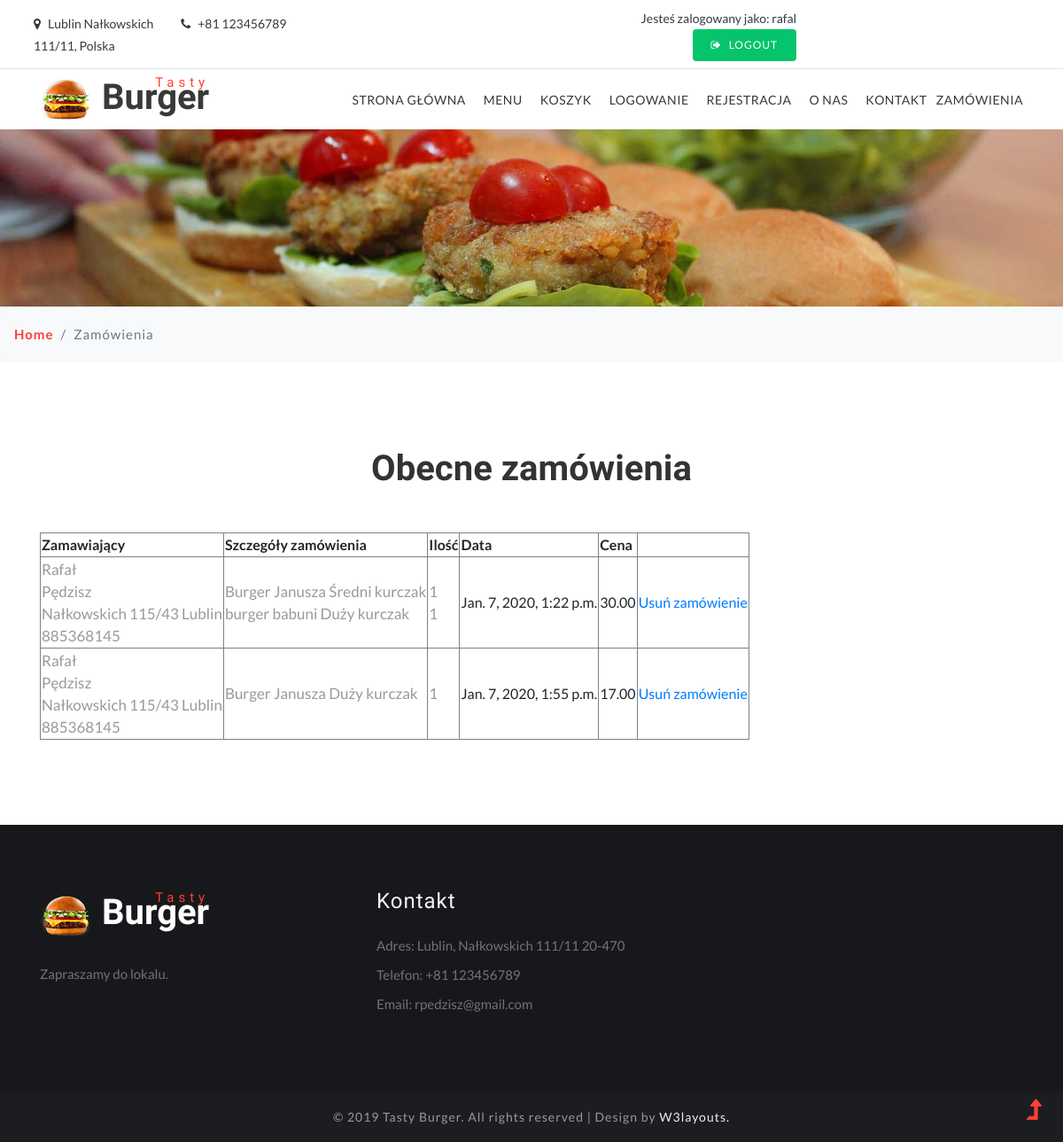
Page /bar/zamowienia (signed in) on the committed database.
### bar/models.py (models this page shows, shortened)
class Order(models.Model):
    user = models.ForeignKey(settings.AUTH_USER_MODEL, on_delete=models.CASCADE)
    user_extended = models.ForeignKey(UserExtended, on_delete=models.CASCADE)
    cart = models.OneToOneField(Cart, on_delete=models.CASCADE)
    order_time = models.DateTimeField(auto_now_add=True)
    ukonczone = models.BooleanField(default=False)

class UserExtended(models.Model):
    class Meta: verbose_name_plural = 'Users Extended'
    user = models.OneToOneField(User, on_delete=models.CASCADE)
    imie = models.CharField(verbose_name=u"imie", max_length=50)
    nazwisko = models.CharField(verbose_name=u"nazwisko", max_length=50)
    adres = models.CharField(verbose_name=u"adres", max_length=150)
    miasto = models.CharField(verbose_name=u"miasto", max_length=150)
    telefon = models.IntegerField(verbose_name=u"telefon")

class CartItem(models.Model):
    item = models.ForeignKey(Burger, on_delete=models.CASCADE)
    mieso = models.ForeignKey(Mieso, on_delete=models.CASCADE)
    rozmiar = models.ForeignKey(Rozmiar, on_delete=models.CASCADE)
    cena_total =  models.DecimalField(max_digits=5, decimal_places=2)
    ilosc = models.IntegerField(default=1)
    user = models.ForeignKey(settings.AUTH_USER_MODEL, on_delete=models.CASCADE, blank=True, null=True)
    ukonczone = models.BooleanField(default=False)

class Burger(models.Model):
    class Meta: verbose_name_plural = 'Burgery'
    obraz = models.CharField(verbose_name='obraz', max_length=100)
    nazwa = models.CharField(verbose_name='Burger', max_length=100)
    opis = models.CharField(verbose_name='Opis', max_length=255)
    cena = models.DecimalField(max_digits=5, decimal_places=2)
    skladniki = models.ManyToManyField(Skladnik)

class Rozmiar(models.Model):
    class Meta: verbose_name_plural = 'Rozmiary'
    nazwa = models.CharField(verbose_name='rozmiar', max_length=100)
    cena = models.DecimalField(max_digits=5, decimal_places=2)
    def __str__(self):
        return self.nazwa

class Mieso(models.Model):
    class Meta: verbose_name_plural = 'Mieso'
    nazwa = models.CharField(verbose_name='mieso', max_length=100)
    cena = models.DecimalField(max_digits=5, decimal_places=2)
    def __str__(self):
        return self.nazwa

class Cart(models.Model):
    user = models.ForeignKey(settings.AUTH_USER_MODEL, on_delete=models.CASCADE)
    items = models.ManyToManyField(CartItem)
    ukonczone = models.BooleanField(default=False)
    cena_total_cart = models.DecimalField(max_digits=5, decimal_places=2)
    def get_items(self):
        return self.items.all()

### bar/views.py (the view)
# urls.py: path('/zamowienia', views.zamowienia, name='zamowienia'),
def zamowienia(request):
    if request.user.is_authenticated:
        if request.user.is_superuser:
            orders = Order.objects.filter(ukonczone=False).order_by('order_time')
            uzytkownik = request.user
            kontekst = {
                'uzytkownik' : uzytkownik,
                'orders' : orders,
            }
            return render(request, 'zamowienia.html', kontekst)
        else:
            HttpResponse("Strona dostępna tylko dla adminów")
    else:
        HttpResponse("Zaloguj sie")

### templates/zamowienia.html (shortened to what this page needs)
<!DOCTYPE html>
<html lang="zxx">
<head>
 {% load static %}
	<link rel="stylesheet" href="{% static "css/bootstrap.css" %}">
	<link rel="stylesheet" href="{% static "css/style.css" %}" type="text/css" media="all" />
	<link href="{% static "css/font-awesome.min.css" %}" rel="stylesheet">
</head>
<body>
	<header id="home">
		<div class="top-bar py-2 border-bottom">
			<div class="container">
				<div class="row middle-flex">
					<div class="col-xl-7 col-md-5 top-social-agile mb-md-0 mb-1 text-lg-left text-center">
						<div class="row">
							<div class="col-xl-3 col-6 header-top_w3layouts">
								<p class="text-da">
									<span class="fa fa-map-marker mr-2"></span>Lublin Nałkowskich 111/11, Polska
								</p>
							</div>
							<div class="col-xl-3 col-6 header-top_w3layouts">
								<p class="text-da">
									<span class="fa fa-phone mr-2"></span>+81 123456789
								</p>
							</div>
							<div class="col-xl-6"></div>
						</div>
					</div>
					<div class="col-xl-5 col-md-7 top-social-agile text-md-right text-center pr-sm-0 mt-md-0 mt-2">
						<div class="row middle-flex">
							<div class="col-lg-5 col-4 top-w3layouts p-md-0 text-right">
								{% block content1 %}
                                {% if uzytkownik.is_authenticated %}
                                    <p class="text-da">
                                    Jesteś zalogowany jako: {{ uzytkownik.username }}
                                    </p>
                                    <a href="{% url 'wyloguj' %}" class="btn login-button-2 text-uppercase text-wh">
									<span class="fa fa-sign-out mr-2"></span>Logout</a>
                                    {% else %}
                                    <a href="/bar/logowanie" class="btn login-button-2 text-uppercase text-wh">
									<span class="fa fa-sign-in mr-2"></span>Login</a>
                                    {% endif %}
                                {% endblock %}
							</div>
							<div class="col-lg-7 col-8 social-grid-w3">
							</div>
						</div>
					</div>
				</div>
			</div>
		</div>
	</header>
	<div class="main-top py-1">
		<div class="container">
			<div class="nav-content">
				<h1>
					<a id="logo" class="logo" href="">
						<img src="{% static "images/logo.png" %}" alt="" class="img-fluid"><span>Tasty</span> Burger
					</a>
				</h1>
				<div class="nav_web-dealingsls">
					<nav>
						<ul class="menu">
							<li><a href="/bar">Strona główna</a></li>
							<li><a href="/bar/menu">Menu</a></li>
                            <li><a href="/bar/koszyk">Koszyk</a></li>
                            <li><a href="/bar/logowanie">Logowanie</a></li>
                            <li><a href="/bar/rejestracja">Rejestracja</a></li>
                            <li><a href="/bar/onas">O nas</a></li>
							<li><a href="/bar/kontakt">Kontakt</a></li>
                            {% block content %}
                            {% if uzytkownik.is_superuser %}
                                <li><a href="{% url 'zamowienia' %}">Zamówienia</a></li>
                            {% endif %}
                            {% endblock %}
						</ul>
					</nav>
				</div>
			</div>
		</div>
	</div>
	<div class="main-banner-2">
	</div>
	<div class="breadcrumb-agile bg-light py-2">
		<ol class="breadcrumb bg-light m-0">
			<li class="breadcrumb-item">
				<a href="/bar">Home</a>
			</li>
			<li class="breadcrumb-item active" aria-current="page">Zamówienia</li>
		</ol>
	</div>
	<section class="portfolio py-5">
		<div class="container py-xl-5 py-lg-3">
			<div class="title-section text-center mb-md-5 mb-4">
				<h3 class="w3ls-title mb-3">Obecne zamówienia </h3>
			</div>
            <table border="1">
{% block zamowienia %}
<th>Zamawiający</th>
    <th>Szczegóły zamówienia</th>
    <th>Ilość</th>
        <th>Data</th>
        <th>Cena</th>
    {% for order in orders %}
<tr>
    <td>
       <p> {{ order.user_extended.imie }} </p>
        <p>{{ order.user_extended.nazwisko }}</p>
        <p>{{ order.user_extended.adres }} {{ order.user_extended.miasto }}</p>
        <p> {{ order.user_extended.telefon }}</p>
    </td>
    <td>
    {% for cartitem in order.cart.get_items %}
    <p>{{ cartitem.item.nazwa }} {{ cartitem.rozmiar }} {{ cartitem.mieso }} </p>
        {% endfor %}
    </td>
    <td>
        {% for cartitem in order.cart.get_items %}
    <p>{{ cartitem.ilosc }}</p>
        {% endfor %}
    </td>
    <td>
       {{ order.order_time }}
        </td>
    <td>
       {{ order.cart.cena_total_cart }}
        </td>
    <td>
        <a href="{% url 'usun_z_zamowien' order.id %}">Usuń zamówienie</a>
    </td>
</tr>
{% endfor %}
</table>
{% endblock %}
		</div>
	</section>
	<footer class="py-5">
		<div class="container py-xl-4">
			<div class="row footer-top">
				<div class="col-lg-4 footer-grid_section_1its footer-text">
					<h2>
						<a class="logo text-wh" href="">
							<img src="{% static "images/logo.png" %}" alt="" class="img-fluid"><span>Tasty</span> Burger
						</a>
					</h2>
					<p class="mt-lg-4 mt-3 mb-lg-5 mb-4">Zapraszamy do lokalu.</p>
				</div>
				<div class="col-lg-4 footer-grid_section_1its my-lg-0 my-sm-4 my-4">
					<div class="footer-title">
						<h3>Kontakt</h3>
					</div>
					<div class="footer-text mt-4">
						<p>Adres: Lublin, Nałkowskich 111/11 20-470 </p>
						<p class="my-2">Telefon: +81 123456789</p>
						<p>Email: <a href="mailto:rpedzisz@gmail.com">rpedzisz@gmail.com</a></p>
					</div>
				</div>
			</div>
		</div>
	</footer>
	<div class="cpy-right text-center py-3">
		<p>© 2019 Tasty Burger. All rights reserved | Design by
			<a href="http://w3layouts.com"> W3layouts.</a>
		</p>
	</div>
	<a href="#home" class="move-top text-center">
		<span class="fa fa-level-up" aria-hidden="true"></span>
	</a>
</body>
</html>

### bar/static/css/style.css (style rules this page uses)
body { padding: 0; margin: 0; background: #FFF; font-family: 'Lato', sans-serif; }
h1, h2, h3, h4, h5, h6 { margin: 0; padding: 0; font-family: 'Barlow Semi Condensed', sans-serif; }
p { margin: 0; padding: 0; font-size: 17px; line-height: 25px; color: #999; font-family: 'Lato', sans-serif; font-weight: normal; }
ul, ol { margin: 0; padding: 0; }
.text-wh { color: #fff; }
.text-da { color: #343a40; }
html { scroll-behavior: smooth; }
a.move-top { position: fixed; bottom: 1.5%; right: 2%; z-index: 0; }
a.move-top span { color: #ff3f34; font-size: 30px; }
.header-top_w3layouts { padding: 0 .5em; }
nav li:last-child { margin: 0; }
.header-top_w3layouts p, .header-w3layouts p, .top-w3layouts p { font-size: 14px; }
a.login-button-2 { letter-spacing: 1px; font-size: 12px; background: #05c46b; padding: 8px 20px; border-radius: 4px; color: #fff; }
.middle-flex { align-items: center; }
.nav-content { display: flex; align-items: center; }
.nav_web-dealingsls { margin-left: auto; }
nav { margin: 0; padding: 0; }
nav:after { content: ""; display: table; clear: both; }
nav ul { padding: 0; margin: 0; list-style: none; position: relative; }
nav ul li { display: inline-block; float: left; }
nav li { margin: 0 10px; }
nav a { color: #3a3939; font-weight: 400; font-size: 14px; display: inline-block; text-transform: uppercase; letter-spacing: .5px; }
li>a:only-child:after { content: ''; }
a.logo { color: #3a3939; font-size: 40px; padding: 0; font-weight: bold; position: relative; }
a.logo span { color: #ff3f34; font-size: 15px; letter-spacing: 5px; font-weight: 500; position: absolute; right: 0; top: -2px; }
h3.w3ls-title { font-size: 40px; font-weight: 600; color: #333; }
.w3ls-bnrbtm, .single-page, .portfolio, .ab-info-main,.about-bottom { position: relative; z-index: 1; background: #fff; }
footer { background: #17181b; }
h2 a.logo { color: #fff; }
.footer-text p, .footer-text p a, .contact-info p { color: #727377; font-size: 15px; }
.footer-title h3 { font-size: 24px; color: #f3f3f3; letter-spacing: 1px; }
.cpy-right { background: #1c1d21; }
.cpy-right p { letter-spacing: 1px; font-size: 14px; }
.cpy-right p a { color: #eee; }
.main-banner-2 { background: url(../images/inner-bg.jpg) no-repeat center; background-size: cover; -webkit-background-size: cover; -moz-background-size: cover; -o-background-size: cover; -ms-background-size: cover; min-height: 300px; }
.breadcrumb-agile { box-shadow: 2px 3px 12px 1px rgba(0, 0, 0, 0.15); }
.breadcrumb li a { color: #ff3f34; font-weight: bold; }
.breadcrumb li { letter-spacing: 1px; color: #000; font-size: 15px; }
@media (max-width: 1440px) { .main-banner-2 { min-height: 250px; } }
@media (max-width: 1280px) { .main-banner-2 { min-height: 200px; } }

### rows in the picture
Order: user_extended.imie "Rafał", user_extended.nazwisko "Pędzisz", user_extended.adres "Nałkowskich 115/43", user_extended.miasto "Lublin", user_extended.telefon "885368145", order_time "Jan. 7, 2020, 1:22 p.m.", cart.cena_total_cart "30.00"
CartItem: item.nazwa "Burger Janusza", rozmiar "Średni", mieso "kurczak", ilosc "1"
CartItem: item.nazwa "burger babuni", rozmiar "Duży", mieso "kurczak", ilosc "1"
Order: user_extended.imie "Rafał", user_extended.nazwisko "Pędzisz", user_extended.adres "Nałkowskich 115/43", user_extended.miasto "Lublin", user_extended.telefon "885368145", order_time "Jan. 7, 2020, 1:55 p.m.", cart.cena_total_cart "17.00"
CartItem: item.nazwa "Burger Janusza", rozmiar "Duży", mieso "kurczak", ilosc "1"

### other values in the picture
{{ uzytkownik.username }} "rafal"
